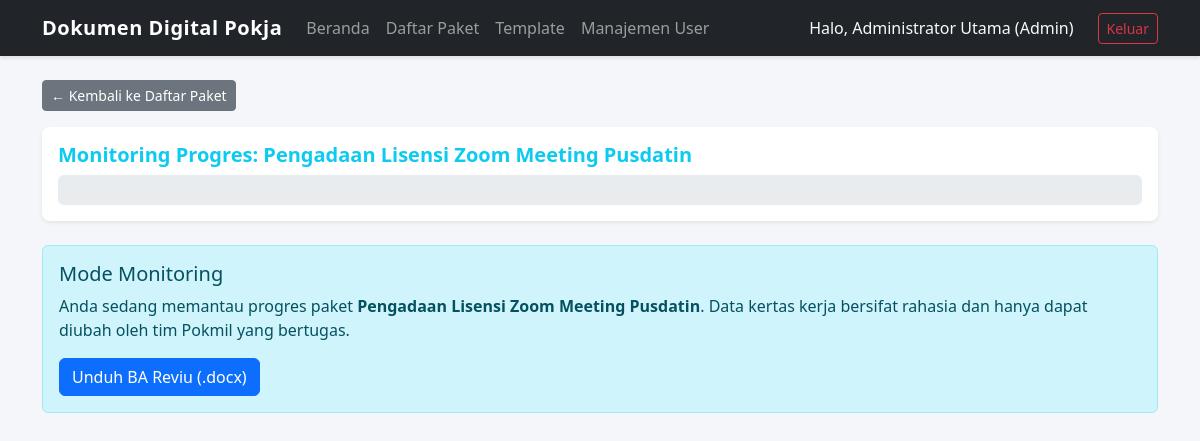
The page /reviu/1 (signed in) on the database its author committed.
### core/models.py (models this page shows, shortened)
class User(db.Model, UserMixin):
    __tablename__ = 'users'
    id = db.Column(db.Integer, primary_key=True)
    username = db.Column(db.String(50), unique=True, nullable=False)
    password_hash = db.Column(db.String(255), nullable=False)
    nama_lengkap = db.Column(db.String(100), nullable=False)
    peran = db.Column(db.String(255), default='Anggota Pokmil') # Bisa menyimpan "Admin, Pokmil"
    nama_pokmil = db.Column(db.String(50), nullable=True)
    is_ketua_pokmil = db.Column(db.Boolean, default=False)
    last_login = db.Column(db.DateTime, nullable=True)

class Paket(db.Model):
    __tablename__ = 'paket'
    id = db.Column(db.Integer, primary_key=True)
    nama_paket = db.Column(db.String(255), nullable=False)
    kode_paket = db.Column(db.String(50), unique=True, nullable=True)
    tahun_anggaran = db.Column(db.Integer, default=2026)
    unit_kerja = db.Column(db.String(255), nullable=False)
    nama_ppk = db.Column(db.String(100), nullable=False)
    nilai_hps = db.Column(db.Float, nullable=False)
    sumber_dana = db.Column(db.String(100), nullable=False)
    jenis_pengadaan = db.Column(db.String(50), nullable=False)
    metode_pemilihan = db.Column(db.String(50), nullable=False)
    metode_kualifikasi = db.Column(db.String(50), nullable=False)
    status_paket = db.Column(db.String(30), default='Draf')
    assigned_pokmil = db.Column(db.String(50), nullable=True)
    tanggal_buat = db.Column(db.DateTime, default=datetime.utcnow)
    delegated_at = db.Column(db.DateTime, nullable=True)
    deadline_reviu = db.Column(db.DateTime, nullable=True) # Untuk deteksi kendala/keterlambatan

### modules/reviu_dokpil/routes.py (the view, shortened to what this page needs)
@reviu_bp.route('/<int:paket_id>', methods=['GET', 'POST'])
@login_required
def kelola_reviu(paket_id):
    paket = Paket.query.get_or_404(paket_id)
    if current_user.peran not in ['Admin', 'Katim'] and paket.assigned_pokmil != current_user.nama_pokmil:
        flash('Akses ditolak! Anda tidak ditugaskan untuk paket ini.', 'danger')
        return redirect(url_for('paket.daftar_paket'))
    reviu, detail_unsur = _muat_reviu(paket)
    total = len(detail_unsur)
    selesai = len([d for d in detail_unsur if d.kesesuaian not in ('Belum Diisi', None, '')])
    progress = int((selesai / total) * 100) if total else 0
    rekomendasi_mdp = tentukan_master_dokpil(paket)
    return render_template('reviu/kelola.html', paket=paket, reviu=reviu,
                           detail_unsur=detail_unsur, rekomendasi_mdp=rekomendasi_mdp,
                           progress=progress)

### app.py (called while the page is built)
@login_manager.user_loader
def load_user(user_id):
    return db.session.get(User, int(user_id))

### helpers/mapping_dokpil.py (called while the page is built)
def _norm(s):
    return (s or "").lower()

### modules/reviu_dokpil/routes.py (called while the page is built)
def _muat_reviu(paket):
    reviu = ReviuPaket.query.filter_by(paket_id=paket.id).first()
    if not reviu:
        reviu = ReviuPaket(paket_id=paket.id)
        db.session.add(reviu)
        db.session.commit()
    detail = DetailUnsurReviu.query.filter_by(reviu_id=reviu.id).all()
    sudah_ada = {(d.kelompok, d.nama_unsur) for d in detail}
    baru = 0
    for mu in MasterUnsurReviu.query.all():
        if (mu.kelompok, mu.nama_unsur) not in sudah_ada:
            db.session.add(DetailUnsurReviu(
                reviu_id=reviu.id, nama_unsur=mu.nama_unsur,
                kelompok=mu.kelompok, kesesuaian='Belum Diisi'))
            baru += 1
    if baru:
        db.session.commit()
        detail = DetailUnsurReviu.query.filter_by(reviu_id=reviu.id).all()
    return reviu, detail

### templates/reviu/kelola.html (shortened to what this page needs)
{% extends "base.html" %}
{% block content %}
<div class="mb-3">
    <a href="{{ url_for('paket.daftar_paket') }}" class="btn btn-sm btn-secondary">&larr; Kembali ke Daftar Paket</a>
</div>
<div class="card shadow-sm mb-4 border-info">
    <div class="card-body">
        <h5 class="fw-bold text-info">Monitoring Progres: {{ paket.nama_paket }}</h5>
        <div class="progress" style="height: 30px;">
            {% set color = 'bg-danger' if progress < 30 else 'bg-warning' if progress < 70 else 'bg-success' %}
        </div>
    </div>
</div>
{% if current_user.peran == 'Pokmil' %}
    <form method="POST">
        <div class="card shadow-sm mb-4 border">
            <div class="card-header bg-primary text-white fw-bold">Lembar Kerja Evaluasi Reviu Dokumen</div>
            <div class="card-body p-0">
                <table class="table table-bordered align-middle mb-0">
                    <div class="card bg-white shadow-sm mb-4 border">
    <div class="card-header bg-dark text-white fw-bold">Informasi Paket Utama</div>
    <div class="card-body row g-2 py-3">
        <div class="col-md-6"><strong>Nama Paket:</strong> {{ paket.nama_paket }}</div>
        <div class="col-md-6"><strong>Nilai HPS:</strong> Rp {{ "{:,.0f}".format(paket.nilai_hps) }}</div>
    </div>
</div>
<form method="POST">
    <div class="card shadow-sm mb-4 border">
        <div class="card-header bg-primary text-white d-flex justify-content-between align-items-center">
            <h5 class="mb-0 fw-bold">Lembar Kerja Evaluasi Reviu Dokumen Persiapan</h5>
            <span class="badge bg-light text-primary fw-bold">Rekomendasi MDP: {{ rekomendasi_mdp }}</span>
        </div>
        <div class="card-body p-0">
            <table class="table table-bordered table-hover align-middle mb-0">
                <thead class="table-dark">
                    <tr>
                        <th width="5%" class="text-center">No</th>
                        <th width="42%">Unsur yang Direviu</th>
                        <th width="13%" class="text-center">Kesesuaian</th>
                        <th width="40%">Catatan Reviewer</th>
                    </tr>
                </thead>
                <tbody>
                    {% set nomor_global = namespace(value=1) %}
                    {% for nama_grup in ['KAK', 'Spesifikasi Teknis', 'HPS', 'Rancangan Kontrak', 'Anggaran', 'RUP', 'Survei Pasar'] %}
                        <tr class="table-secondary fw-bold text-dark">
                            <td colspan="4" class="py-2 px-3">Unsur: {{ nama_grup }}</td>
                        </tr>
                        {% for det in detail_unsur if det.kelompok == nama_grup %}
                        <tr>
                            <td class="text-center text-muted">{{ nomor_global.value }}</td>
                            <td>{{ det.nama_unsur }}</td>
                            <td>
                                {% if current_user.peran == 'Katim' %}
                                    <span class="badge {{ 'bg-success' if det.kesesuaian == 'Sesuai' else 'bg-danger' }}">{{ det.kesesuaian }}</span>
                                {% else %}
                                    <select name="status_{{ det.id }}" class="form-select form-select-sm">
                                        <option value="Sesuai" {% if det.kesesuaian == 'Sesuai' %}selected{% endif %}>Sesuai</option>
                                        <option value="Tidak Sesuai" {% if det.kesesuaian == 'Tidak Sesuai' %}selected{% endif %}>Tidak Sesuai</option>
                                    </select>
                                {% endif %}
                            </td>
                            <td>
                                {% if current_user.peran == 'Katim' %}
                                    <div style="white-space: pre-wrap">{{ det.catatan_reviu or '-' }}</div>
                                {% else %}
                                    <textarea name="catatan_{{ det.id }}" class="form-control form-control-sm" rows="3" placeholder="Tuliskan catatan/temuan reviu di sini...">{{ det.catatan_reviu or '' }}</textarea>
                                {% endif %}
                            </td>
                        </tr>
                        {% set nomor_global.value = nomor_global.value + 1 %}
                        {% endfor %}
                    {% endfor %}
                </tbody>
            </table>
        </div>
    </div>
    <div class="card shadow-sm mb-4 border">
        <div class="card-header bg-success text-white fw-bold">Berita Acara Reviu</div>
        <div class="card-body row g-3">
            <div class="col-md-6">
                <label class="form-label fw-bold">Nomor BA</label>
                {% if current_user.peran == 'Katim' %}
                    <p class="form-control-static">{{ reviu.nomor_ba_reviu or '-' }}</p>
                {% else %}
                    <input type="text" name="nomor_ba_reviu" class="form-control" value="{{ reviu.nomor_ba_reviu or '' }}" required>
                {% endif %}
            </div>
            </div>
                    </table>
            </div>
        </div>
            <div class="card-body row g-3">
                <button type="submit" class="btn btn-success">Simpan Kertas Kerja</button>
            </div>
        </div>
    </form>
{% else %}
    <div class="alert alert-info">
        <h5 class="alert-heading">Mode Monitoring</h5>
        <p>Anda sedang memantau progres paket <strong>{{ paket.nama_paket }}</strong>. Data kertas kerja bersifat rahasia dan hanya dapat diubah oleh tim Pokmil yang bertugas.</p>
        <a href="{{ url_for('reviu_dokpil.unduh_ba_reviu', paket_id=paket.id) }}" class="btn btn-primary">Unduh BA Reviu (.docx)</a>
    </div>
{% endif %}
{% endblock %}

### templates/base.html (shortened to what this page needs)
<!DOCTYPE html>
<html lang="id">
<head>
    <link href="https://cdn.jsdelivr.net/npm/bootstrap@5.3.2/dist/css/bootstrap.min.css" rel="stylesheet">
    <link rel="stylesheet" href="{{ url_for('static', filename='css/gaya.css') }}">
</head>
<body>
    <nav class="navbar navbar-expand-lg navbar-dark bg-dark mb-4">
        <div class="container">
            <a class="navbar-brand" href="{{ url_for('beranda') }}">Dokumen Digital Pokja</a>
            <div class="collapse navbar-collapse" id="navbarNav">
                {% if current_user.is_authenticated %}
                <ul class="navbar-nav me-auto">
                    <li class="nav-item">
                        <a class="nav-link" href="{{ url_for('beranda') }}">Beranda</a>
                    </li>
                    <li class="nav-item">
                        <a class="nav-link" href="{{ url_for('paket.daftar_paket') }}">Daftar Paket</a>
                    </li>
                    {% if current_user.peran in ['Admin', 'Katim'] %}
                    <li class="nav-item">
                        <a class="nav-link" href="{{ url_for('template_dokpil.daftar') }}">Template</a>
                    </li>
                    {% endif %}
                    {% if current_user.peran == 'Admin' %}
                    <li class="nav-item">
                        <a class="nav-link" href="{{ url_for('auth.tambah_user') }}">Manajemen User</a>
                    </li>
                    {% endif %}
                </ul>
                <div class="navbar-nav">
                    <span class="nav-item nav-link text-light me-3">
                        Halo, {{ current_user.nama_lengkap }} ({{ current_user.peran }})
                    </span>
                    <a class="btn btn-outline-danger btn-sm my-auto" href="{{ url_for('auth.logout') }}">Keluar</a>
                </div>
                {% endif %}
            </div>
        </div>
    </nav>
    <div class="container">
        {% block content %}{% endblock %}
    </div>
</body>
</html>

### static/css/gaya.css (style rules this page uses)
body { background-color: #f4f6f9; font-family: 'Segoe UI', Tahoma, Geneva, Verdana, sans-serif; color: #333; }
.navbar { box-shadow: 0 2px 4px rgba(0,0,0,0.1); }
.navbar-brand { font-weight: 700; letter-spacing: 0.5px; }
.card { border: none; border-radius: 8px; }

### rows shown on the page
User: nama_lengkap "Administrator Utama", peran "Admin"
Paket: nama_paket "Pengadaan Lisensi Zoom Meeting Pusdatin"
